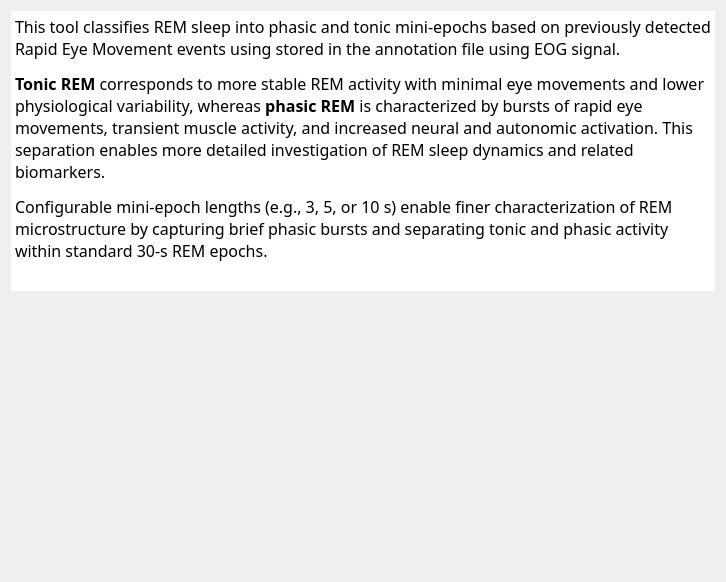
<?xml version="1.0" encoding="UTF-8"?>
<ui version="4.0">
 <class>IntroStep</class>
 <widget class="QWidget" name="IntroStep">
  <property name="geometry">
   <rect>
    <x>0</x>
    <y>0</y>
    <width>726</width>
    <height>582</height>
   </rect>
  </property>
  <property name="windowTitle">
   <string/>
  </property>
  <property name="styleSheet">
   <string notr="true">font: 10pt &quot;Roboto-Regular&quot;;</string>
  </property>
  <layout class="QVBoxLayout" name="verticalLayout">
   <property name="spacing">
    <number>25</number>
   </property>
   <item>
    <layout class="QVBoxLayout" name="verticalLayout_2">
     <item>
      <widget class="QTextEdit" name="textEdit">
       <property name="font">
        <font>
         <family>Roboto-Regular</family>
         <pointsize>10</pointsize>
         <italic>false</italic>
         <bold>false</bold>
        </font>
       </property>
       <property name="frameShape">
        <enum>QFrame::Shape::NoFrame</enum>
       </property>
       <property name="frameShadow">
        <enum>QFrame::Shadow::Sunken</enum>
       </property>
       <property name="lineWidth">
        <number>0</number>
       </property>
       <property name="readOnly">
        <bool>true</bool>
       </property>
       <property name="html">
        <string>&lt;!DOCTYPE HTML PUBLIC &quot;-//W3C//DTD HTML 4.0//EN&quot; &quot;http://www.w3.org/TR/REC-html40/strict.dtd&quot;&gt;
&lt;html&gt;&lt;head&gt;&lt;meta name=&quot;qrichtext&quot; content=&quot;1&quot; /&gt;&lt;meta charset=&quot;utf-8&quot; /&gt;&lt;style type=&quot;text/css&quot;&gt;
p, li { white-space: pre-wrap; }
hr { height: 1px; border-width: 0; }
li.unchecked::marker { content: &quot;\2610&quot;; }
li.checked::marker { content: &quot;\2612&quot;; }
&lt;/style&gt;&lt;/head&gt;&lt;body style=&quot; font-family:'Roboto-Regular'; font-size:10pt; font-weight:400; font-style:normal;&quot;&gt;
&lt;p style=&quot; margin-top:12px; margin-bottom:12px; margin-left:0px; margin-right:0px; -qt-block-indent:0; text-indent:0px;&quot;&gt;&lt;span style=&quot; font-size:12pt;&quot;&gt;This tool classifies REM sleep into phasic and tonic mini-epochs based on previously detected Rapid Eye Movement events using stored in the annotation file using EOG signal.&lt;/span&gt;&lt;/p&gt;
&lt;p style=&quot; margin-top:12px; margin-bottom:12px; margin-left:0px; margin-right:0px; -qt-block-indent:0; text-indent:0px;&quot;&gt;&lt;span style=&quot; font-size:12pt; font-weight:700;&quot;&gt;Tonic REM&lt;/span&gt;&lt;span style=&quot; font-size:12pt;&quot;&gt; corresponds to more stable REM activity with minimal eye movements and lower physiological variability, whereas &lt;/span&gt;&lt;span style=&quot; font-size:12pt; font-weight:700;&quot;&gt;phasic REM&lt;/span&gt;&lt;span style=&quot; font-size:12pt;&quot;&gt; is characterized by bursts of rapid eye movements, transient muscle activity, and increased neural and autonomic activation. This separation enables more detailed investigation of REM sleep dynamics and related biomarkers.&lt;/span&gt;&lt;/p&gt;
&lt;p style=&quot; margin-top:12px; margin-bottom:12px; margin-left:0px; margin-right:0px; -qt-block-indent:0; text-indent:0px;&quot;&gt;&lt;span style=&quot; font-size:12pt;&quot;&gt;Configurable mini-epoch lengths (e.g., 3, 5, or 10 s) enable finer characterization of REM microstructure by capturing brief phasic bursts and separating tonic and phasic activity within standard 30-s REM epochs.&lt;/span&gt;&lt;/p&gt;&lt;/body&gt;&lt;/html&gt;</string>
       </property>
      </widget>
     </item>
     <item>
      <spacer name="verticalSpacer">
       <property name="orientation">
        <enum>Qt::Orientation::Vertical</enum>
       </property>
       <property name="sizeHint" stdset="0">
        <size>
         <width>20</width>
         <height>40</height>
        </size>
       </property>
      </spacer>
     </item>
    </layout>
   </item>
  </layout>
 </widget>
 <resources>
  <include location="../../../../../snooz-toolbox-ceams/src/main/python/ui/themes/themes.qrc"/>
 </resources>
 <connections/>
</ui>
